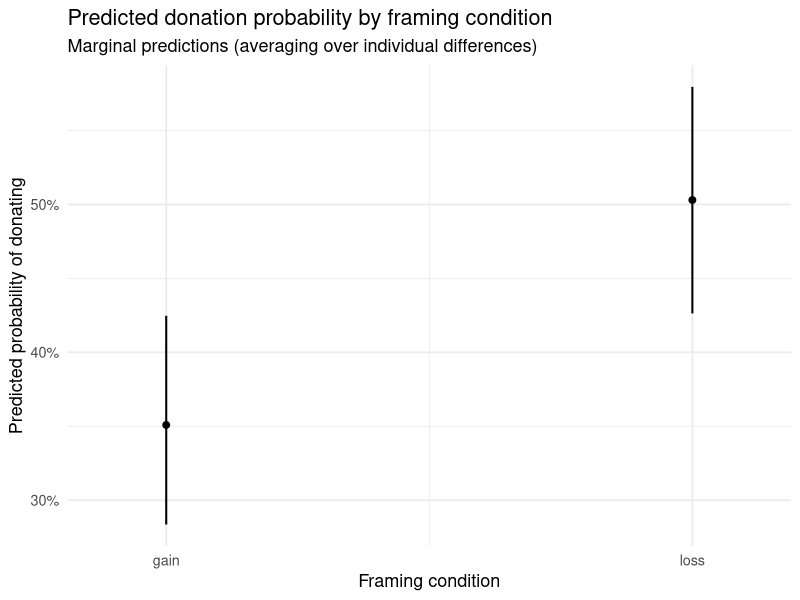
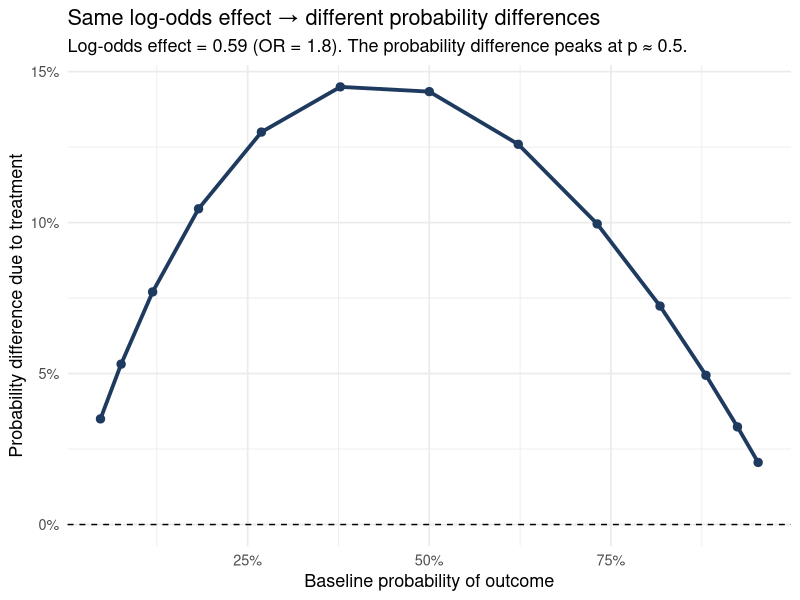

Recreate these plots in R, in order.
## ---- chunk 1
library(tidyverse)
library(lme4)
library(lmerTest)
library(glmmTMB)
library(ggeffects)
library(broom.mixed)
library(patchwork)
set.seed(2024)
## ---- chunk 2
n_participants <- 80
n_trials_each  <- 8  # 8 gain-framed + 8 loss-framed trials per participant

# Person-level random intercepts (log-odds scale)
u0_person <- rnorm(n_participants, 0, 1.2)  # substantial individual differences

df_donate <- expand_grid(
  participant = 1:n_participants,
  framing     = c("gain", "loss"),
  trial       = 1:n_trials_each
) |>
  mutate(
    u0       = u0_person[participant],
    framing_dummy = as.integer(framing == "loss"),
    log_odds = -0.5 + u0 + 0.59 * framing_dummy,  # log(1.8) ≈ 0.59
    prob     = plogis(log_odds),
    donated  = rbinom(n(), 1, prob),
    participant = factor(participant),
    framing  = factor(framing, levels = c("gain", "loss"))
  )

# Observed donation rates by condition
df_donate |>
  group_by(framing) |>
  summarise(
    n_trials      = n(),
    donation_rate = mean(donated),
    .groups       = "drop"
  ) |>
  knitr::kable(digits = 3, caption = "Observed donation rates by framing condition")
## ---- chunk 3
m_donate <- glmer(
  donated ~ framing + (1 | participant),
  data   = df_donate,
  family = binomial
)

# Results as odds ratios
broom.mixed::tidy(m_donate, effects = "fixed", exponentiate = TRUE, conf.int = TRUE) |>
  filter(term != "(Intercept)") |>
  select(term, estimate, conf.low, conf.high, p.value) |>
  knitr::kable(
    digits = 3,
    caption = "Framing effect as odds ratio. True OR = 1.8; loss framing increases donation odds."
  )
## ---- chunk 4
preds_donate <- ggpredict(m_donate, terms = "framing", type = "fixed")

plot(preds_donate) +
  scale_color_manual(values = c("#1e3a5f", "#e63946")) +
  labs(
    title    = "Predicted donation probability by framing condition",
    subtitle = "Marginal predictions (averaging over individual differences)",
    x = "Framing condition",
    y = "Predicted probability of donating"
  ) +
  theme_minimal(base_size = 13)
## ---- chunk 5
# Show how OR translates to different probability differences at different baselines
baseline_logodds <- seq(-3, 3, by = 0.5)
effect_logodds   <- 0.59  # log(1.8)

tibble(
  baseline_logodds = baseline_logodds,
  baseline_prob    = plogis(baseline_logodds),
  treatment_prob   = plogis(baseline_logodds + effect_logodds),
  prob_difference  = plogis(baseline_logodds + effect_logodds) - plogis(baseline_logodds)
) |>
  ggplot(aes(x = baseline_prob, y = prob_difference)) +
  geom_line(linewidth = 1.3, color = "#1e3a5f") +
  geom_point(size = 2.5, color = "#1e3a5f") +
  geom_hline(yintercept = 0, linetype = "dashed") +
  labs(
    title    = "Same log-odds effect → different probability differences",
    subtitle = sprintf("Log-odds effect = %.2f (OR = 1.8). The probability difference peaks at p ≈ 0.5.", effect_logodds),
    x = "Baseline probability of outcome",
    y = "Probability difference due to treatment"
  ) +
  scale_x_continuous(labels = scales::percent_format()) +
  scale_y_continuous(labels = scales::percent_format()) +
  theme_minimal(base_size = 13)
## ---- chunk 6
n_per_cond <- 50

df_help <- tibble(
  participant = 1:(n_per_cond * 2),
  condition   = rep(c("control", "scarcity"), each = n_per_cond)
) |>
  mutate(
    u0        = rnorm(n(), 0, 0.4),
    log_mu    = 1.8 + u0 + (-0.43) * as.integer(condition == "scarcity"),  # log(0.65)
    mu        = exp(log_mu),
    helping   = rpois(n(), mu),
    condition = factor(condition, levels = c("control", "scarcity"))
  )

# Summarize counts
df_help |>
  group_by(condition) |>
  summarise(
    mean_helping = mean(helping),
    sd_helping   = sd(helping),
    prop_zero    = mean(helping == 0),
    .groups      = "drop"
  ) |>
  knitr::kable(digits = 3, caption = "Helping count summary by condition")
## ---- chunk 7
m_help <- glmmTMB(
  helping ~ condition + (1 | participant),
  data   = df_help,
  family = poisson
)

# Check overdispersion
pearson_resid <- residuals(m_help, type = "pearson")
dispersion    <- sum(pearson_resid^2) / df.residual(m_help)
cat("Dispersion ratio:", round(dispersion, 3), "\n")
cat("Values near 1.0 indicate no overdispersion.\n\n")

# Results as rate ratios
broom.mixed::tidy(m_help, effects = "fixed", exponentiate = TRUE, conf.int = TRUE) |>
  filter(term != "(Intercept)") |>
  select(term, estimate, conf.low, conf.high, p.value) |>
  knitr::kable(
    digits = 3,
    caption = "Scarcity effect as rate ratio. True RR = 0.65 (35% reduction in helping)."
  )
## ---- chunk 8
n_par_within  <- 60
n_trials_cond <- 6  # 6 trials per condition

df_help_within <- expand_grid(
  participant = 1:n_par_within,
  condition   = c("control", "scarcity"),
  trial       = 1:n_trials_cond
) |>
  mutate(
    u0        = rnorm(n_par_within, 0, 0.5)[participant],
    log_mu    = 1.5 + u0 - 0.43 * as.integer(condition == "scarcity"),
    mu        = exp(log_mu),
    # Add extra-Poisson variability (overdispersion)
    phi       = rgamma(n(), shape = 3, rate = 3),
    helping   = rpois(n(), mu * phi),
    participant = factor(participant),
    condition = factor(condition, levels = c("control", "scarcity"))
  )

m_nb_within <- glmmTMB(
  helping ~ condition + (1 | participant),
  data   = df_help_within,
  family = nbinom2
)

broom.mixed::tidy(m_nb_within, effects = "fixed", exponentiate = TRUE, conf.int = TRUE) |>
  filter(term != "(Intercept)") |>
  select(term, estimate, conf.low, conf.high, p.value) |>
  knitr::kable(
    digits = 3,
    caption = "Negative binomial mixed model: within-subjects scarcity on helping count."
  )
## ---- chunk 9
n_par_mf <- 100  # 50 per between-subjects condition
n_items   <- 8   # 4 items per within-subjects condition

df_mf <- expand_grid(
  participant  = 1:n_par_mf,
  ws_condition = c("gain", "loss"),
  item         = 1:4
) |>
  mutate(
    bs_condition = ifelse(participant <= 50, "low_stakes", "high_stakes"),
    u0           = rnorm(n_par_mf, 0, 0.9)[participant],
    log_odds     = -0.3
      + u0
      + 0.4 * (ws_condition == "loss")         # within-subjects framing effect
      + 0.7 * (bs_condition == "high_stakes")  # between-subjects stakes effect
      + 0.3 * (ws_condition == "loss") * (bs_condition == "high_stakes"),  # interaction
    prob         = plogis(log_odds),
    chose_risky  = rbinom(n(), 1, prob),
    participant  = factor(participant),
    ws_condition = factor(ws_condition, levels = c("gain", "loss")),
    bs_condition = factor(bs_condition, levels = c("low_stakes", "high_stakes"))
  )

m_mf <- glmer(
  chose_risky ~ ws_condition * bs_condition + (1 | participant),
  data   = df_mf,
  family = binomial
)

broom.mixed::tidy(m_mf, effects = "fixed", exponentiate = TRUE, conf.int = TRUE) |>
  select(term, estimate, conf.low, conf.high, p.value) |>
  knitr::kable(
    digits = 3,
    caption = "Mixed factorial binary outcome: framing × stakes on risky choice (odds ratios)."
  )
